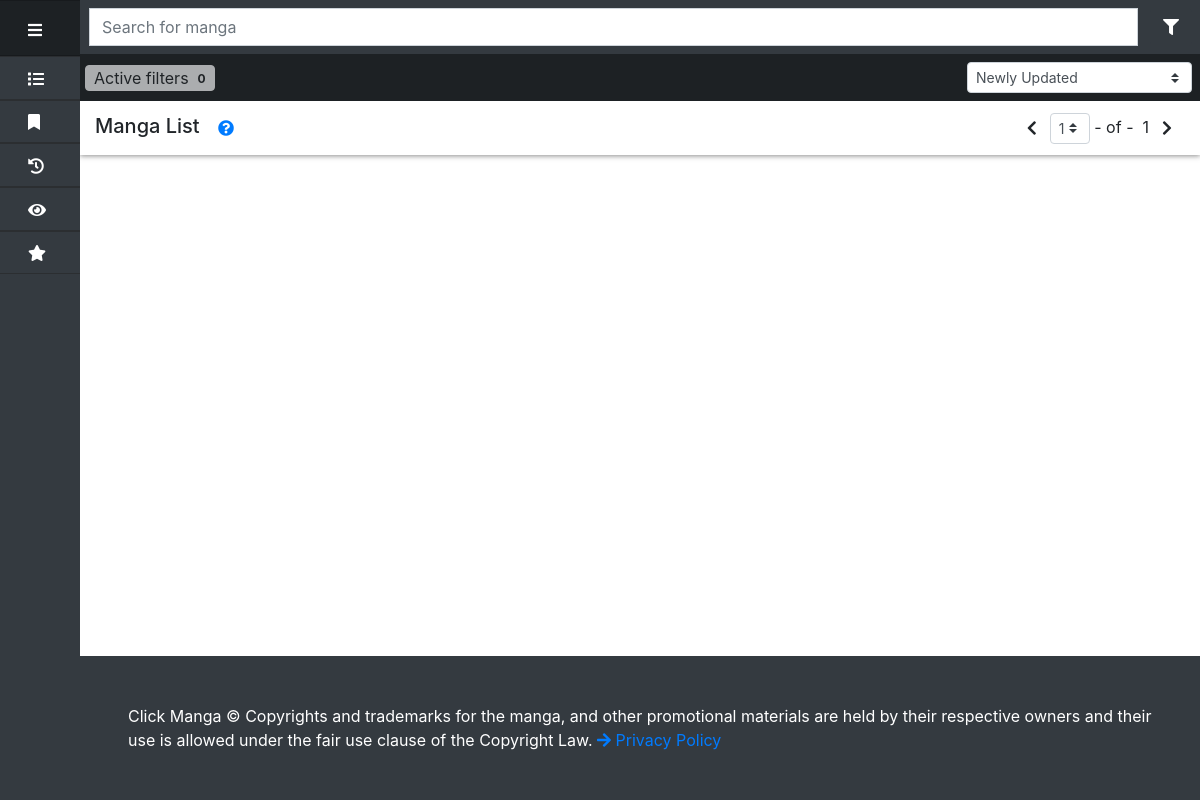
The app's page /, older data.
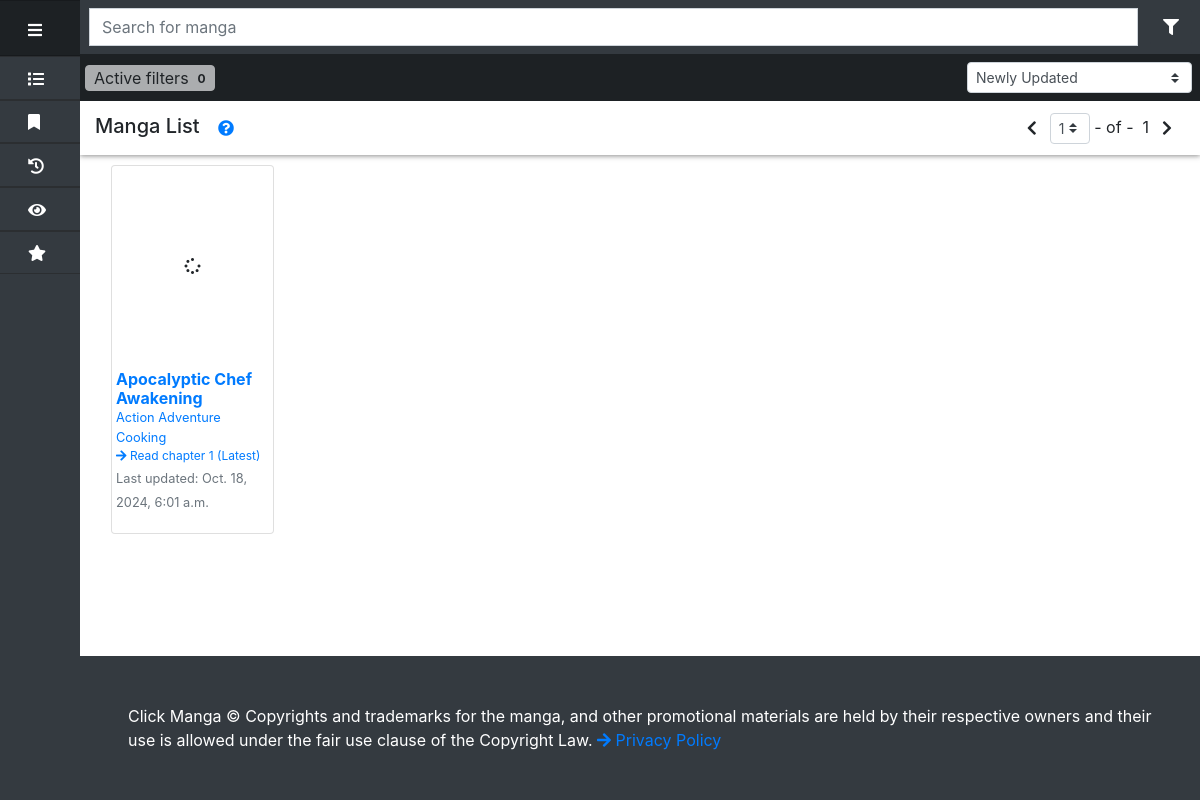
The same page, newer data.
### manga/models.py (models this page shows, shortened)
class Manga(models.Model):
    STATUSES = [
        ('Ongoing', 'Ongoing'),
        ('Completed', 'Completed')
    ]
    manga_name = models.TextField()
    alternate_names = models.ManyToManyField(
        AlternateName,
        blank=True
    )
    manga_year = models.IntegerField(
        blank=True,
        null=True,
        default=0
    )
    manga_status = models.CharField(
        default='Ongoing',
        max_length=100,
        choices=STATUSES
    )
    original_publisher = models.CharField(
        max_length=300,
        blank=True,
        default=''
    )
    banner_image_url = models.URLField(
        blank=True
    )
    chapter_sources = models.ManyToManyField(
        ExternalResource,
        default='',
        blank=True
    )
    views = models.IntegerField(
        default=0
    )
    description = models.TextField(
        default="Doesn't have one yet. Feel free to add it."
    )
    manga_author = models.ManyToManyField(
        Author,
        default='',
        blank=True
    )
    manga_translator = models.ManyToManyField(
        Translator,
        default='',
        blank=True
    )
    tags = models.ManyToManyField(
        Tag,
        blank=True
    )
    added_on = models.DateTimeField(
        auto_now_add=True
    )
    updated_on = models.DateTimeField(
        auto_now=True
    )
    history_entry = None
    @property
    def chapters(self):
        chapters = Chapter.objects.filter(manga_id=self.id)
        return chapters
    @property
    def latest_chapter(self):
        chapters = self.chapters
        chapters.order_by('-added_on')
        if len(chapters) == 0:
            return None
        latest_chapter = chapters[0]
        return latest_chapter

class Tag(models.Model):
    tag_type = models.ForeignKey(
        TagType,
        default='',
        blank=True,
        null=True,
        on_delete=models.SET_DEFAULT
    )
    tag_name = models.CharField(max_length=200)

class Chapter(models.Model):
    manga = models.ForeignKey(
        Manga,
        default='',
        blank=True,
        null=True,
        on_delete=models.SET_DEFAULT
    )
    volume = models.ForeignKey(Volume,
        default='',
        blank=True,
        null=True,
        on_delete=models.SET_DEFAULT
    )
    chapter_number = models.CharField(default='0', max_length=10)
    chapter_name = models.TextField(blank=True)
    views = models.IntegerField(default=0)
    url = models.URLField(default='https://mangahive.com/manga/notices/resource_pending_authorization')
    external_sources = models.ManyToManyField(ExternalResource, blank=True)
    added_on = models.DateTimeField(auto_now_add=True)
    @property
    def views(self):
        from user_manga_integration.models import UserChapterHistoryEntry
        entries = UserChapterHistoryEntry.objects.filter(
            chapter=self,
        )
        return len(entries)

### manga/views/manga_list/html.py (the view)
def manga_list_all_view(request):
    authors_page = manga_session.get_authors_page(1, 10)
    tags_page = manga_session.get_tags_page(1, 10)
    manga_list = manga_session.get_mangas_page(1, 24, 'updated_on')
    print("Printing manga list")
    print(len(manga_list))
    template = loader.get_template('manga/modules/manga_list.dtl.html')
    context = {
        'sections': (
            {
                'section_id': 'manga_list_section',
                'section_name': 'Manga List',
                'section_description': 'This is the general catalogue for manga.',
                'section_order': 'manga_name',
                'section_items_per_page': 24,
                'section_content': manga_list,
                'pages': range(1, manga_list.paginator.num_pages + 1)
            },
        ),
        'filterable_section': 'manga_list_section',
        'filterable_section_items_per_page': 24,
        'all_authors': authors_page,
        'author_pages': range(1, authors_page.paginator.num_pages + 1),
        'all_tags': tags_page,
        'tag_pages': range(1, tags_page.paginator.num_pages + 1)
    }
    return HttpResponse(
        template.render(
            context,
            request
        )
    )

### manga/templates/manga/modules/manga_list.dtl.html (shortened to what this page needs)
{% extends "manga/layouts/app.dtl.html" %}
{% block module_content %}
<div class="flex-fill">
    <nav class="navbar navbar-dark text-white shy bg-dark d-flex flex-fill row mx-0 flex-column p-0">
        <div class="mx-0 d-flex justify-content-end topnav-central-column flex-fill w-100 py-2 flex-sm-column flex-md-row flex-column">
            <form class="form-inline flex-fill flex-nowrap px-2 d-flex flex-column" id="search_form" action="/" method="get" name="search_form" data-pg-name="search_form" title="Search for a Manga">
                <input class="form-control mr-sm-2 flex-fill w-100" name="search_term" type="search" placeholder="Search for manga" data-action="search_manga" aria-label="Search for manga">
            </form>
            <div class="d-none d-md-flex flex-md-row mr-2">
                <button
                    type="button"
                    {% if not filterable_section or filterable_section == 'None' %}
                    onclick="window.location.assign('/manga_list');"
                    {% else %}
                    data-toggle="collapse"
                    data-target="#filters-menu"
                    onclick="this.classList.toggle('active');"
                    {% endif %}
                    class="text-sm-center text-white d-inline-block btn btn-dark mx-auto">
                    <i class="fas fa-filter"></i>
                </button>
            </div>
        </div>
        <div class="mx-0 {% if not filterable_section or filterable_section == 'None' %}d-none{% else %}d-flex{% endif%} justify-content-end topnav-central-column flex-fill align-items-center btn-dark active flex-nowrap w-100 central-nav-content py-2" data-pgc-field="page-controls-area">
            <div class="d-flex justify-content-center">
                <div id="active_filters_controls" class="active_filters_controls">
                    <button type="button" class="btn py-0 px-2 btn-light disabled"  data-toggle="collapse" data-target="#active_filters_list">Active filters&nbsp;
                        <span class="badge badge-light p-0" id="active_filters">{% if active_tags or active_authors %}{{ active_filters_count }}{% else %}0{% endif %}</span>
                    </button>
                </div>
            </div>
            <div class="flex-fill px-2 flex-row-reverse d-flex">
                <div class="form-group form-inline my-0 d-flex flex-nowrap flex-fill">
                    <select id="select_ordering_rule"
                        class="custom-select custom-select-sm ml-auto"
                        data-toggle="apply_ordering_rule"
                        data-filterable-section='{{ filterable_section }}'
                        data-items-per-page='{{ filterable_section_items_per_page }}'>
                        <option value="-updated_on" selected="selected">Newly Updated</option>
                    </select>
                </div>
            </div>
        </div>
    </nav>
    <section class="content-area" data-pgc-field="manga_chapters_overview">
        <main id="all-content-container">
            {% if sections %}
            {% for section in sections %}
            <div class="row mx-0 mangalist-section" id="{{ section.section_id }}_section">
                <header class="col-12 content-section d-flex flex-row py-2">
                    <h2 class="d-inline-block h5 mb-0">
                        <span>{{ section.section_name }}</span>
                        <span>
                            <button
                                id="btn_section_help"
                                type="button"
                                class="btn btn-link"
                                onclick='notify_with_popup(this, "{{ section.section_description }}")'>
                                <i class="fa fa-question-circle"></i>
                            </button>
                        </span>
                    </h2>
                    <span class="d-flex flex-row flex-nowrap align-items-center ml-auto"> <button type="button" class="btn" onclick="get_previous_manga_page('{{ section.section_id }}', '{{ section.section_id }}_current_page', '{{ section.section_id}}_num_pages', '{{ section.section_order }}', '{{ section.section_items_per_page}}')">
                            <i class="fas fa-chevron-left"></i>
                        </button> <span> <select id="{{ section.section_id}}_current_page" class="custom-select custom-select-sm d-inline-block pr-4" style="width:fit-content;width:-moz-fit-content;" onchange="get_selected_manga_page('{{ section.section_id }}', '{{ section.section_id }}_current_page', '{{ section.section_id}}_num_pages', '{{ section.section_order }}', '{{ section.section_items_per_page}}')">
                                {% for page in section.pages %}
                                <option value="{{ page }}">{{ page }}</option>
                                {% endfor %}
                            </select><span>&nbsp;- of -&nbsp;</span> <span id="{{ section.section_id}}_num_pages"> {{ section.section_content.paginator.num_pages}}</span></span> <button type="button" class="btn" onclick="get_next_manga_page('{{ section.section_id }}', '{{ section.section_id }}_current_page', '{{ section.section_id}}_num_pages', '{{ section.section_order }}', '{{ section.section_items_per_page}}')">
                            <i class="fas fa-chevron-right"></i>
                        </button></span>
                </header>
                <div class="row col-12 mx-0 content-section-body carousel slide carousel-fade d-flex flex-nowrap" data-touch="true" data-keyboard="true" id="{{ section.section_id }}_carousel" data-interval="false">
                    <div class="row col-12 mx-0 flex-fill carousel-inner px-0 px-md-2" style="overflow-x: hidden;" id="{{ section.section_id }}">
                        <div class="carousel-item active" id="{{ section.section_id}}_page_{{ section.section_content.number }}">
                            <div class="d-flex row w-100 mx-0">
                                {% for manga in section.section_content %}
                                <div class="col-md-3 col-sm-4 col-xl-2 manga-card px-2">
                                    <div class="card">
                                        <div class="row mx-0 mb-3">
                                            <div class="col col-sm-12 col-5 m-0 p-0" id="manga_{{ manga.id }}_section_{{ section.section_id }}_cover_img_div">
                                                <div
                                                    class="w-100 cover-image"
                                                    id="manga_{{ manga.id }}_section_{{ section.section_id }}_cover_img_stub"
                                                    data-toggle="image_stub"
                                                    data-src="{{ manga.banner_image_url }}"
                                                    data-resource-class="cover-image w-100"
                                                    data-resource-id="manga_{{ manga.id }}_section_{{ section.section_id }}_cover_image"
                                                    data-resource-alternate="Image Cover">
                                                    <div id="manga_{{ manga.id }}_section_{{ section.section_id }}_resource_overlay" class="w-100 h-100 d-flex justify-content-center align-items-center">
                                                        <i class="fa fa-spin fa-spinner"></i>
                                                    </div>
                                                </div>
                                            </div>
                                            <div class="col col-sm-12 col-7 m-0 p-0">
                                                <div class="card-body py-1 px-1 d-flex flex-column">
                                                    <h6 class="card-title font-weight-bold text-primary my-0">
                                                        <a href="/manga/manga/{{ manga.id }}" class="manga-title"> {{ manga.manga_name }}</a>
                                                    </h6>
                                                    <p class="card-text small my-0 manga-tags">
                                                        {% for tag in manga.tags.all %}
                                                        <a
                                                            href='/manga_list_filtered/1?order_by=-updated_on&items_per_page=24&section_id=manga_list&tags=%7B%22tags%22%3A%5B%22{{ tag.id }}%22%5D%7D'
                                                            class='tag'> {{ tag.tag_name }}</a>
                                                        {% endfor %}
                                                    </p>
                                                    <p class="card-text small my-0 manga-chapter mt-auto">
                                                        <a href='/manga/manga/{{ manga.id }}/chapters/{{ manga.latest_chapter.chapter_number }}' class='current-chapter'>
                                                            <span class='fa fa-arrow-right'></span>
                                                            <span>
                                                                <span>Read chapter {{ manga.latest_chapter.chapter_number }}</span>
                                                                <span>(Latest)</span>
                                                            </span>
                                                        </a>
                                                    </p>
                                                    <p class="card-text last-updated">
                                                        <small class="text-muted">Last updated: {{ manga.updated_on }} </small>
                                                    </p>
                                                </div>
                                            </div>
                                        </div>
                                    </div>
                                </div>
                                {% endfor %}
                            </div>
                        </div>
                    </div>
                </div>
            </div>
            {% endfor %}
            {% endif %}
        </main>
    </section>
</div>
{% endblock %}

Row changes from the older to the newer data that the page shows:
added Manga: manga_name "Apocalyptic Chef Awakening", latest_chapter.chapter_number "1", updated_on "Oct. 18, 2024, 6:01 a.m."
added Tag: tag_name "Action"
added Tag: tag_name "Adventure"
added Tag: tag_name "Cooking"
